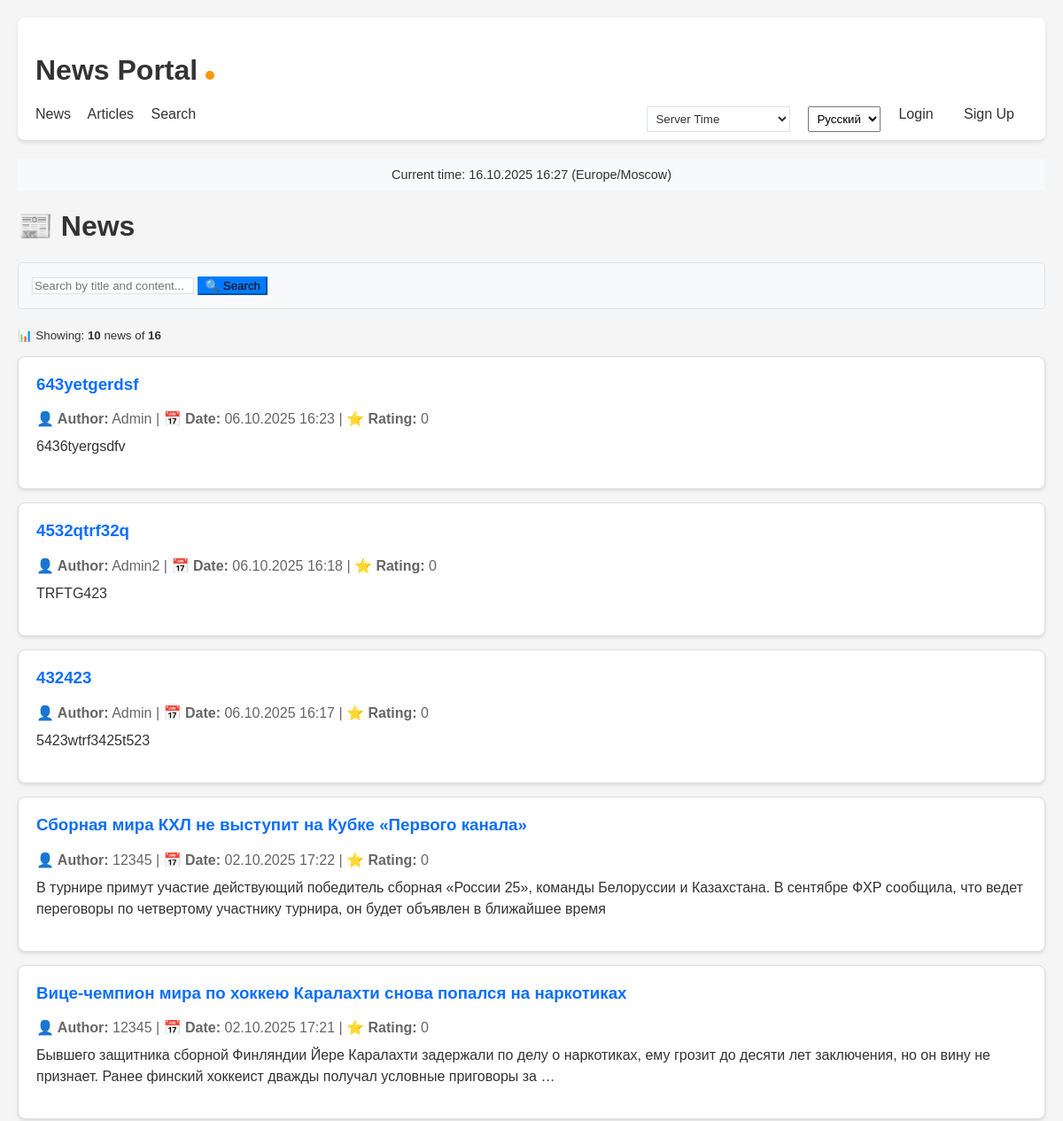
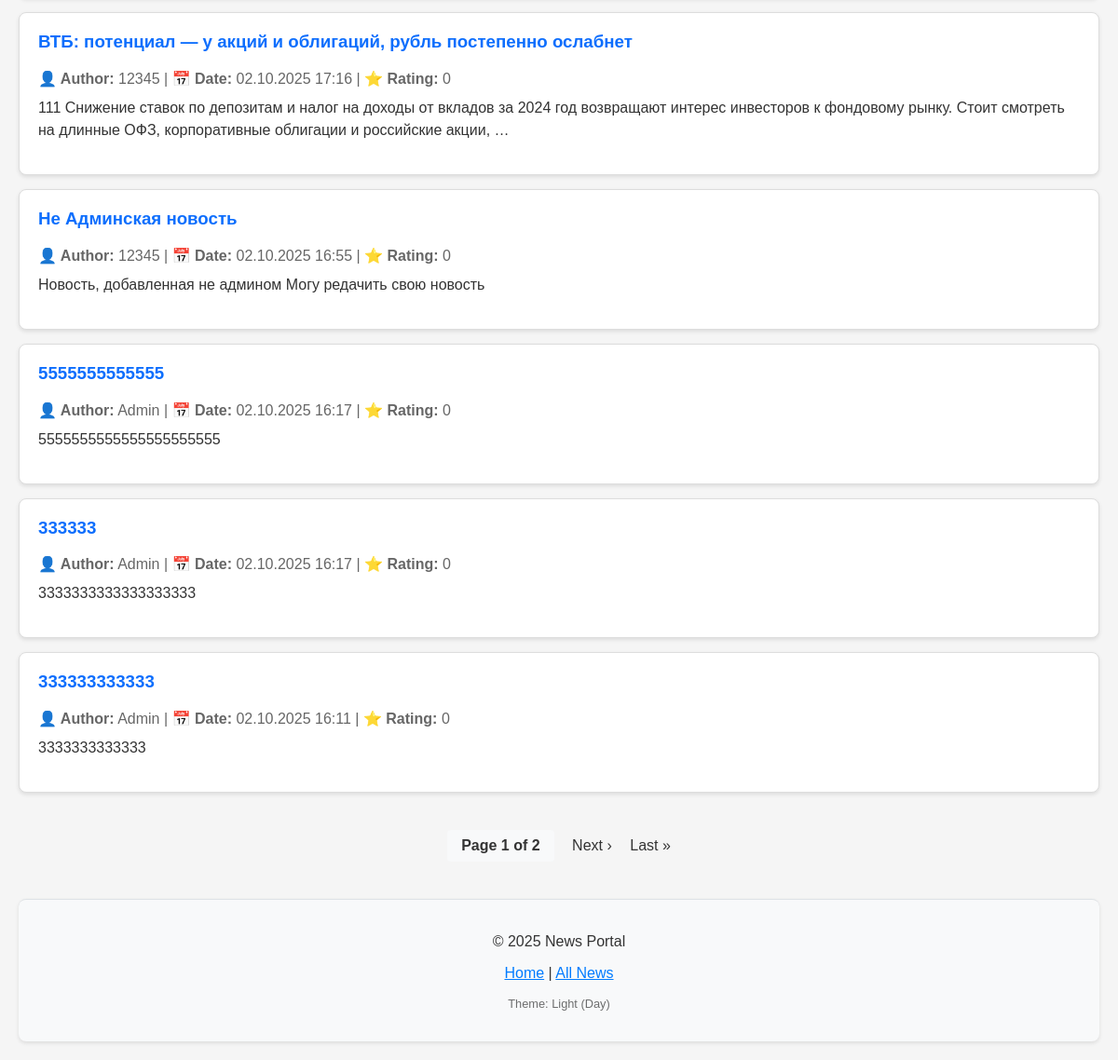
Before: /news/ with the older database file (2 pictures, top to bottom).
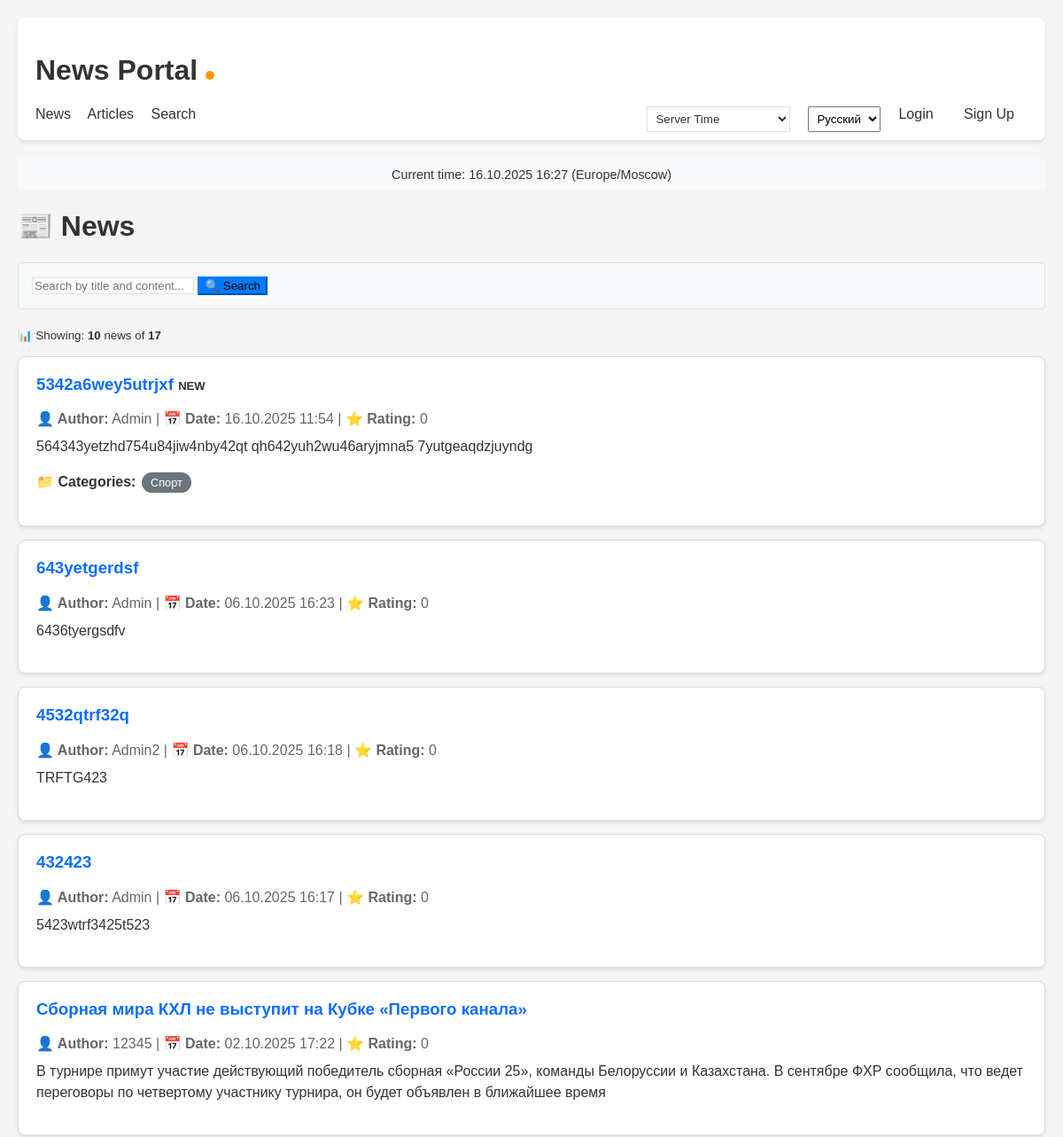
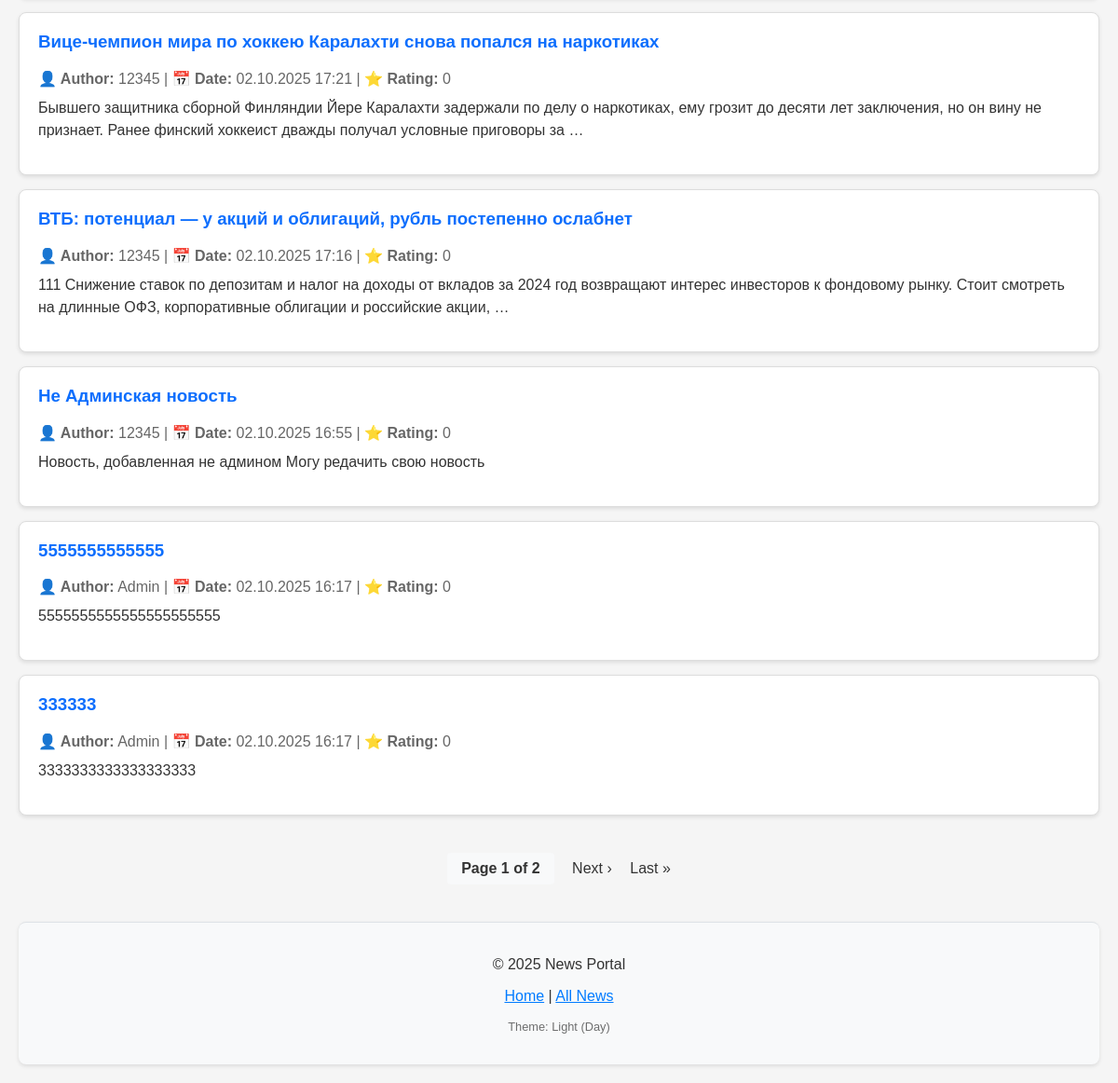
After: the same page with the newer database file (2 pictures, top to bottom).
### news/models.py (models this page shows, shortened)
class Post(models.Model):
    ARTICLE = 'AR'
    NEWS = 'NW'
    POST_TYPES = [
        (ARTICLE, _('Article')),
        (NEWS, _('News')),
    ]
    author = models.ForeignKey(
        Author,
        on_delete=models.CASCADE,
        verbose_name=_('Author')
    )
    post_type = models.CharField(
        max_length=2,
        choices=POST_TYPES,
        verbose_name=_('Post type')
    )
    created_at = models.DateTimeField(
        auto_now_add=True,
        verbose_name=_('Created at')
    )
    updated_at = models.DateTimeField(
        auto_now=True,
        verbose_name=_('Updated at')
    )
    categories = models.ManyToManyField(
        Category,
        through='PostCategory',
        verbose_name=_('Categories'),
        blank=True  # Добавляем blank=True
    )
    title = models.CharField(
        max_length=200,
        verbose_name=_('Title')
    )
    content = models.TextField(verbose_name=_('Content'))
    rating = models.IntegerField(
        default=0,
        verbose_name=_('Rating')
    )
    is_published = models.BooleanField(
        default=True,
        verbose_name=_('Is published')
    )
    @property
    def is_recent(self):
        return (timezone.now() - self.created_at).days < 7
    class Meta:
        verbose_name = _('Post')
        verbose_name_plural = _('Posts')
        ordering = ['-created_at']

class Author(models.Model):
    user = models.OneToOneField(User, on_delete=models.CASCADE, verbose_name=_('User'))
    rating = models.IntegerField(default=0, verbose_name=_('Rating'))
    class Meta:
        verbose_name = _('Author')
        verbose_name_plural = _('Authors')

class Category(models.Model):
    name = models.CharField(max_length=100, unique=True, verbose_name=_('Name'))
    subscribers = models.ManyToManyField(
        User,
        through='Subscription',
        related_name='subscribed_categories',
        blank=True,
        verbose_name=_('Subscribers')
    )
    class Meta:
        verbose_name = _('Category')
        verbose_name_plural = _('Categories')

### news/views.py (the view)
# urls.py: path('', views.NewsList.as_view(), name='news_list'),
class NewsList(ListView):
    model = Post
    template_name = 'news/news_list.html'
    context_object_name = 'posts'
    paginate_by = 10
    def get_queryset(self):
        return Post.objects.filter(
            post_type='NW',
            is_published=True
        ).order_by('-created_at')
    def get_context_data(self, **kwargs):
        context = super().get_context_data(**kwargs)
        context['is_author'] = self.request.user.groups.filter(
            name='authors').exists() if self.request.user.is_authenticated else False
        context['current_time'] = timezone.now()
        context['timezones'] = COMMON_TIMEZONES
        context['total_news_count'] = Post.objects.filter(
            post_type='NW',
            is_published=True
        ).count()
        return context

### news/context_processors.py (called while the page is built)
def timezone_context(request):
    return {
        'current_time': timezone.now(),
        'timezones': pytz.common_timezones,
    }

def user_groups(request):
    return {
        'is_author': request.user.groups.filter(name='authors').exists() if request.user.is_authenticated else False
    }

### news/templatetags/censor_filters.py (called while the page is built)
@register.filter
def censor_text(value):
    if not isinstance(value, str):
        return value
    value = unescape(value)
    if '<' in value and '>' in value:
        parts = re.split(r'(<[^>]+>)', value)
        result = []
        for part in parts:
            if part.startswith('<') and part.endswith('>'):
                result.append(part)
            else:
                result.append(censor(part))
        return ''.join(result)
    else:
        return censor(value)

### templates/news/news_list.html (shortened to what the changed rows need)
{% extends 'default.html' %}
{% load censor_filters %}
{% load i18n %}
{% block content %}
<div class="container">
    <div class="d-flex justify-content-between align-items-center mb-4">
        <h1>📰 {% trans "News" %}</h1>
    </div>
    <div style="margin-bottom: 15px;">
        <small class="text-muted">
            📊 {% trans "Showing:" %}
            <strong>
                {% if posts %}
                    {{ posts|length }}
                {% else %}
                    0
                {% endif %}
            </strong>
            {% trans "news" %}
            {% if page_obj and page_obj.paginator.count > posts|length %}
                {% trans "of" %} <strong>{{ page_obj.paginator.count }}</strong>
            {% elif total_news_count and total_news_count > posts|length %}
                {% trans "of" %} <strong>{{ total_news_count }}</strong>
            {% endif %}
        </small>
    </div>
    <div class="posts-container">
        {% if posts %}
            {% for post in posts %}
            <div class="news-item" style="border: 1px solid #ddd; padding: 20px; margin: 15px 0; border-radius: 8px; background: white; box-shadow: 0 2px 4px rgba(0,0,0,0.1);">
                <h3>
                    <a href="{% url 'news_detail' post.pk %}" style="color: #0d6efd; text-decoration: none;">
                        {{ post.title|censor_text }}
                    </a>
                    {% if post.is_recent %}
                    <span class="badge bg-success" style="font-size: 0.7em;">{% trans "NEW" %}</span>
                    {% endif %}
                </h3>
                <div style="color: #666; margin-bottom: 10px;">
                    <strong>👤 {% trans "Author:" %}</strong>
                    {% if post.author and post.author.user %}
                        {{ post.author.user.username }}
                    {% else %}
                        {% trans "Unknown" %}
                    {% endif %}
                    |
                    <strong>📅 {% trans "Date:" %}</strong> {{ post.created_at|date:"d.m.Y H:i" }} |
                    <strong>⭐ {% trans "Rating:" %}</strong> {{ post.rating }}
                </div>
                <div style="line-height: 1.5; margin-bottom: 15px;">
                    {{ post.content|censor_text|safe|truncatewords:30 }}
                </div>
                {% if post.categories.all %}
                <div style="margin: 15px 0;">
                    <strong>📁 {% trans "Categories:" %}</strong>
                    {% for category in post.categories.all %}
                    <span style="background: #6c757d; color: white; padding: 4px 10px; border-radius: 15px; margin: 2px; display: inline-block; font-size: 0.8em;">
                        {{ category.name }}
                    </span>
                    {% endfor %}
                </div>
                {% endif %}
            </div>
            {% endfor %}
        {% endif %}
    </div>
</div>
{% endblock %}

Changed rows visible on the page:
no longer on this page (row unchanged): Post: title|censor_text "333333333333", author.user.username "Admin", created_at "02.10.2025 16:11", rating "0", content|censor_text "3333333333333"
added Post: title|censor_text "5342a6wey5utrjxf", author.user.username "Admin", created_at "16.10.2025 11:54", rating "0", content|censor_text "564343yetzhd754u84jiw4nby42qt qh642yuh2wu46aryjmna5 7yutgeaqdzjuyndg"
now on this page (row unchanged): Category: name "Спорт"
Other visible differences:
{{ page_obj.paginator.count }}: "16" → "17"
